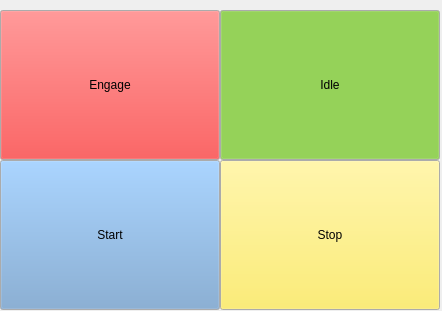
<?xml version="1.0" encoding="UTF-8"?>
<ui version="4.0">
 <class>Servo</class>
 <widget class="QWidget" name="Servo">
  <property name="geometry">
   <rect>
    <x>0</x>
    <y>0</y>
    <width>442</width>
    <height>311</height>
   </rect>
  </property>
  <property name="windowTitle">
   <string>Servo</string>
  </property>
  <widget class="QPushButton" name="btn1">
   <property name="geometry">
    <rect>
     <x>0</x>
     <y>10</y>
     <width>220</width>
     <height>150</height>
    </rect>
   </property>
   <property name="palette">
    <palette>
     <active>
      <colorrole role="Button">
       <brush brushstyle="SolidPattern">
        <color alpha="255">
         <red>239</red>
         <green>41</green>
         <blue>41</blue>
        </color>
       </brush>
      </colorrole>
     </active>
     <inactive>
      <colorrole role="Button">
       <brush brushstyle="SolidPattern">
        <color alpha="255">
         <red>239</red>
         <green>41</green>
         <blue>41</blue>
        </color>
       </brush>
      </colorrole>
     </inactive>
     <disabled>
      <colorrole role="Button">
       <brush brushstyle="SolidPattern">
        <color alpha="255">
         <red>239</red>
         <green>41</green>
         <blue>41</blue>
        </color>
       </brush>
      </colorrole>
     </disabled>
    </palette>
   </property>
   <property name="text">
    <string>Engage</string>
   </property>
   <property name="checkable">
    <bool>true</bool>
   </property>
  </widget>
  <widget class="QPushButton" name="btn2">
   <property name="geometry">
    <rect>
     <x>220</x>
     <y>10</y>
     <width>220</width>
     <height>150</height>
    </rect>
   </property>
   <property name="palette">
    <palette>
     <active>
      <colorrole role="Button">
       <brush brushstyle="SolidPattern">
        <color alpha="255">
         <red>138</red>
         <green>226</green>
         <blue>52</blue>
        </color>
       </brush>
      </colorrole>
     </active>
     <inactive>
      <colorrole role="Button">
       <brush brushstyle="SolidPattern">
        <color alpha="255">
         <red>138</red>
         <green>226</green>
         <blue>52</blue>
        </color>
       </brush>
      </colorrole>
     </inactive>
     <disabled>
      <colorrole role="Button">
       <brush brushstyle="SolidPattern">
        <color alpha="255">
         <red>138</red>
         <green>226</green>
         <blue>52</blue>
        </color>
       </brush>
      </colorrole>
     </disabled>
    </palette>
   </property>
   <property name="text">
    <string>Idle</string>
   </property>
   <property name="checkable">
    <bool>true</bool>
   </property>
   <property name="checked">
    <bool>true</bool>
   </property>
  </widget>
  <widget class="QPushButton" name="btn3">
   <property name="geometry">
    <rect>
     <x>0</x>
     <y>160</y>
     <width>220</width>
     <height>150</height>
    </rect>
   </property>
   <property name="palette">
    <palette>
     <active>
      <colorrole role="Button">
       <brush brushstyle="SolidPattern">
        <color alpha="255">
         <red>114</red>
         <green>159</green>
         <blue>207</blue>
        </color>
       </brush>
      </colorrole>
     </active>
     <inactive>
      <colorrole role="Button">
       <brush brushstyle="SolidPattern">
        <color alpha="255">
         <red>114</red>
         <green>159</green>
         <blue>207</blue>
        </color>
       </brush>
      </colorrole>
     </inactive>
     <disabled>
      <colorrole role="Button">
       <brush brushstyle="SolidPattern">
        <color alpha="255">
         <red>114</red>
         <green>159</green>
         <blue>207</blue>
        </color>
       </brush>
      </colorrole>
     </disabled>
    </palette>
   </property>
   <property name="text">
    <string>Start</string>
   </property>
   <property name="checkable">
    <bool>true</bool>
   </property>
  </widget>
  <widget class="QPushButton" name="btn4">
   <property name="geometry">
    <rect>
     <x>220</x>
     <y>160</y>
     <width>220</width>
     <height>150</height>
    </rect>
   </property>
   <property name="palette">
    <palette>
     <active>
      <colorrole role="Button">
       <brush brushstyle="SolidPattern">
        <color alpha="255">
         <red>252</red>
         <green>233</green>
         <blue>79</blue>
        </color>
       </brush>
      </colorrole>
     </active>
     <inactive>
      <colorrole role="Button">
       <brush brushstyle="SolidPattern">
        <color alpha="255">
         <red>252</red>
         <green>233</green>
         <blue>79</blue>
        </color>
       </brush>
      </colorrole>
     </inactive>
     <disabled>
      <colorrole role="Button">
       <brush brushstyle="SolidPattern">
        <color alpha="255">
         <red>252</red>
         <green>233</green>
         <blue>79</blue>
        </color>
       </brush>
      </colorrole>
     </disabled>
    </palette>
   </property>
   <property name="text">
    <string>Stop</string>
   </property>
   <property name="checkable">
    <bool>true</bool>
   </property>
  </widget>
 </widget>
 <resources/>
 <connections/>
</ui>
